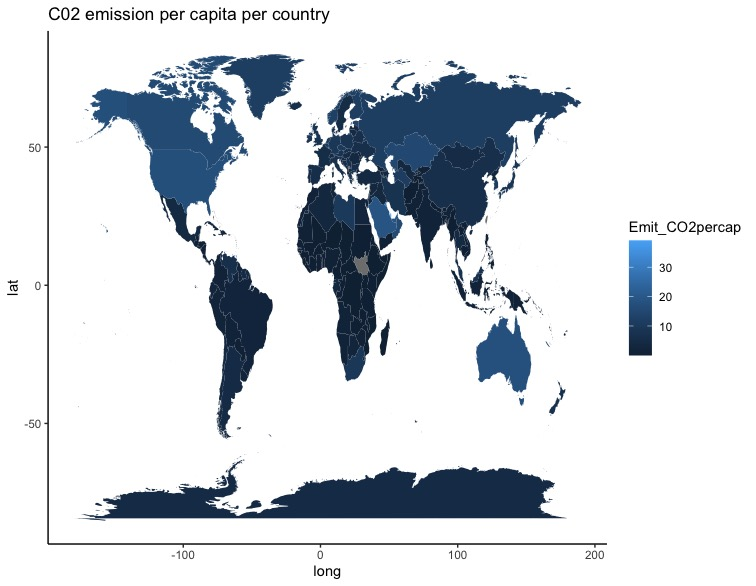

R code for this plot:
library(WDI)
library(maps)
library(dplyr)
library(ggplot2)
library(countrycode)
#load the WDI library
WDIsearch("CO2.*capita")
# find the indicator that relates to CO2 per capita
wdi_data <- WDI(indicator = "EN.ATM.CO2E.PC", start = 2010, end = 2010, extra = TRUE)
wdi_data = as_tibble(wdi_data)
glimpse(wdi_data)
wdi_data <- wdi_data %>% rename(Emit_CO2percap = EN.ATM.CO2E.PC)
# create a dataset for emissions from the WDI data
dat_map <- map_data("world")
dat_map$ccode <-countrycode(dat_map$region, origin = "country.name", destination = "wb")
wdi_data$ccode <-countrycode(wdi_data$country, origin = "country.name", destination = "wb")
merged <- full_join(dat_map, wdi_data, by= "ccode")
ggplot(merged,aes(x=long,y=lat,group=group,fill=Emit_CO2percap))+geom_polygon() +theme_classic() + labs( title = "C02 emision per capita per country")
# plot the emision of co2 per capita
